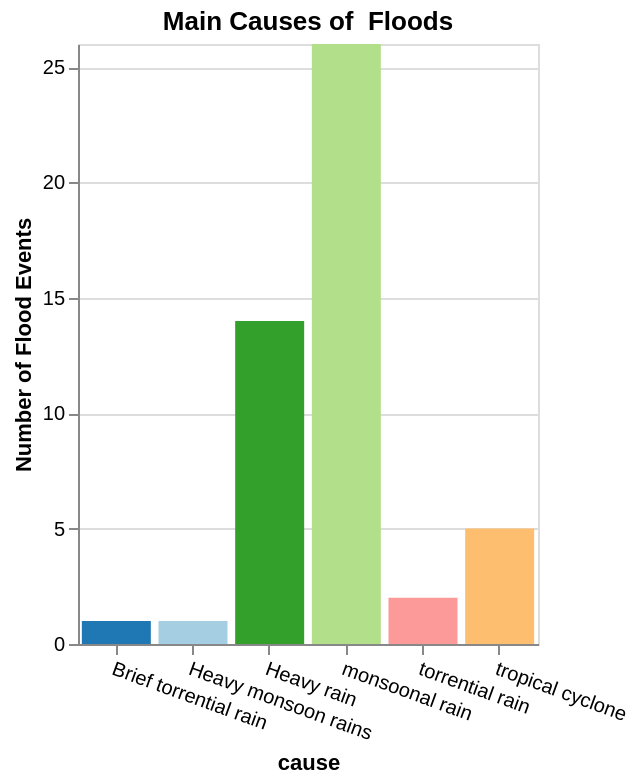

The specification (Vega-Lite) saved for this image:
### Vega-Lite specification from a JSON file in a GitHub repository (floating-point values rounded to 4 significant figures)
{"$schema": "https://vega.github.io/schema/vega-lite/v4.json", "width": 230, "height": 300, "title": "Main Causes of  Floods", "description": "A simple bar chart with embedded data.", "data": {"values": [{"cause": "Heavy monsoon rains", "Number of Flood Events": 1, "color": "#a6cee3"}, {"cause": "Brief torrential rain", "Number of Flood Events": 1, "color": "#1f78b4"}, {"cause": "torrential rain", "Number of Flood Events": 2, "color": "#fb9a99"}, {"cause": "Heavy rain", "Number of Flood Events": 14, "color": "#33a02c"}, {"cause": "monsoonal rain", "Number of Flood Events": 26, "color": "#b2df8a "}, {"cause": "tropical cyclone", "Number of Flood Events": 5, "color": "#fdbf6f"}]}, "mark": "bar", "encoding": {"x": {"field": "cause", "type": "nominal", "axis": {"labelAngle": 20}}, "y": {"field": "Number of Flood Events", "type": "quantitative"}, "color": {"field": "color", "type": "nominal", "scale": null}}}
